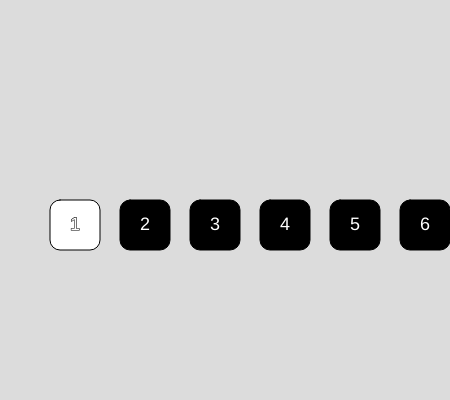
Frame 1 (no input)
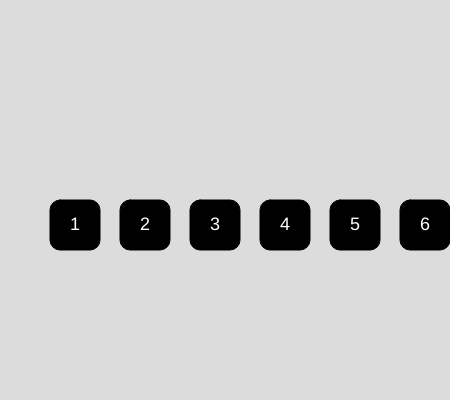
Frame 60 (no input)
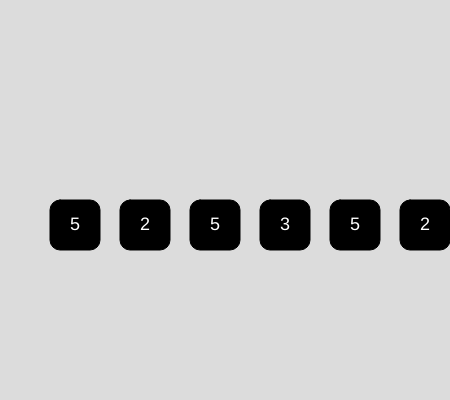
Frame 120 (the mouse pressed at the canvas centre since frame 60)

The p5.js sketch that drew these frames (run headless with seeded random() and noise() and a simulated clock; from frame 60 on, the mouse is pressed at the canvas centre):

// p5.js sketch
// ── sketch.js
let terning;

function setup() {
  createCanvas(450, 400);
  terning = new Terning();
}

function draw() {
  background(220);
  terning.draw();
  terning.dice();
}

/* Dice rolling logic */
function mousePressed() {
  terning.rollDice();
}

// ── terning.js
class Terning {
  constructor() {
    this.xCoordinates = [50, 120, 190, 260, 330, 400];
    this.hoverX = [];
    this.hoverY = 200;
    this.roll = [1, 2, 3, 4, 5, 6, 7];
  }

  draw() {
    background(220);
    for (let i = 0; i < this.xCoordinates.length; i += 1)
      this.dice(this.xCoordinates[i], 200, this.roll[i]);
  }

  /* Dice */
  dice(diceX, diceY, roll) {
    textSize(18);
    rect(diceX, diceY, 50, 50, 10);
    stroke(0);
    fill(255);
    text(roll, diceX + 20, diceY + 30);
    fill(0);
  }

  /* Roll dice */
  rollDice() {
    for (let i = 0; i < this.xCoordinates.length; i += 1) {
      this.roll[i] = int(random(1, 7));
    }
  }
}
